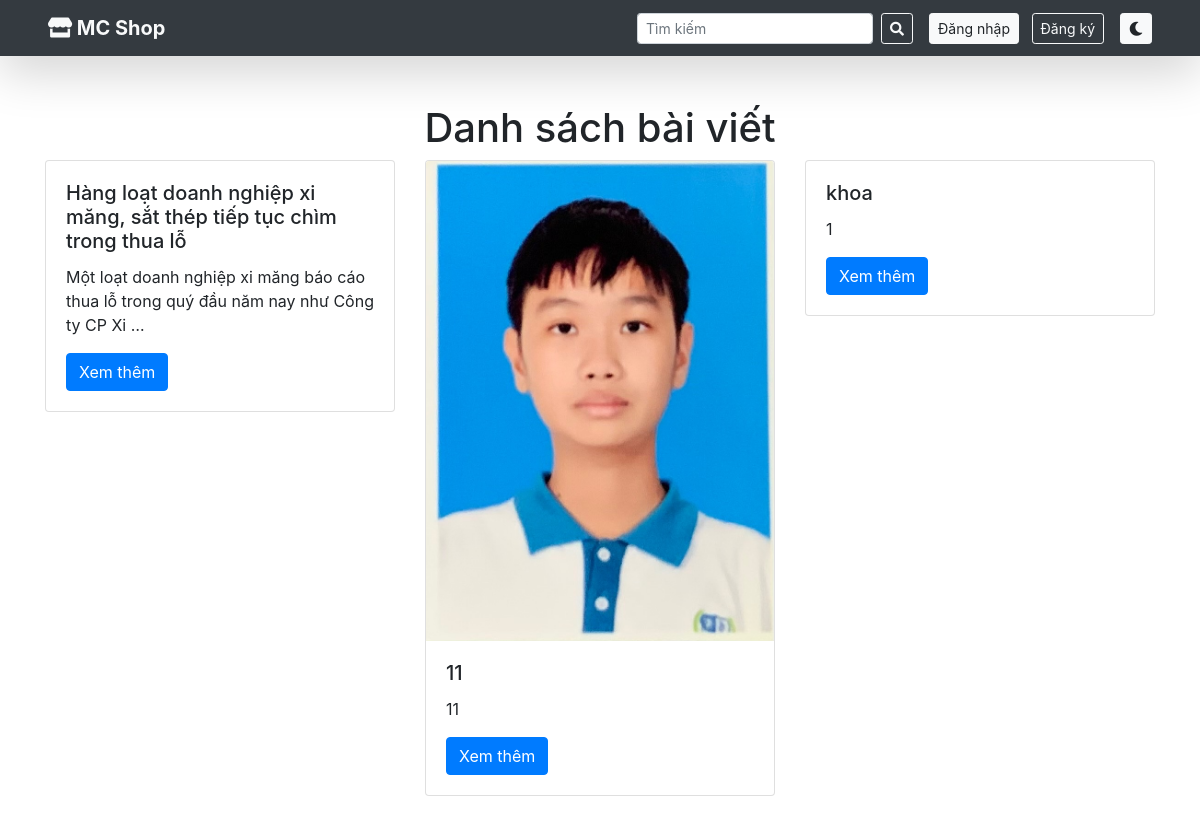
The page / on the database its author committed.
### home/models.py (models this page shows, shortened)
class Post(models.Model):
    title = models.CharField(max_length=200)
    author = models.ForeignKey(User, on_delete=models.CASCADE)
    content = models.TextField()
    tags = models.CharField(max_length=100, blank=True)
    img = models.ImageField(upload_to='post_images/', blank=True, null=True)
    created_at = models.DateTimeField(auto_now_add=True)
    updated_at = models.DateTimeField(auto_now=True)
    price = models.DecimalField(max_digits=10, decimal_places=2, default=0.00)
    stock = models.PositiveIntegerField(default=0)
    is_available = models.BooleanField(default=True)
    likes = models.PositiveIntegerField(default=0)
    views = models.PositiveIntegerField(default=0)
    dislikes = models.ManyToManyField(User, related_name='disliked_posts', blank=True)
    title = models.CharField(max_length=200)
    author = models.ForeignKey(User, on_delete=models.CASCADE)
    content = models.TextField()
    tags = models.CharField(max_length=100, blank=True)
    img = models.ImageField(upload_to='post_images/', blank=True, null=True)
    created_at = models.DateTimeField(auto_now_add=True)
    updated_at = models.DateTimeField(auto_now=True)
    price = models.DecimalField(max_digits=10, decimal_places=2, default=0.00)
    stock = models.PositiveIntegerField(default=0)  # Số lượng hàng tồn
    is_available = models.BooleanField(default=True)
    likes = models.PositiveIntegerField(default=0)
    views = models.PositiveIntegerField(default=0)

### home/views.py (the view)
# urls.py: 2. Add a URL to urlpatterns:  path('', views.home, name='home')
def home(request):
    posts = Post.objects.all().order_by('-created_at')  # Lấy bài viết mới nhất
    return render(request, 'index.html', {'posts': posts})

### home/templates/index.html (shortened to what this page needs)
{% load static %}
<!DOCTYPE html>
<html lang="en">
<head>
    <link href="{% static 'style.css' %}" rel="stylesheet">
    <link href="https://stackpath.bootstrapcdn.com/bootstrap/4.5.2/css/bootstrap.min.css" rel="stylesheet">
    <link href="https://cdnjs.cloudflare.com/ajax/libs/font-awesome/5.15.4/css/all.min.css" rel="stylesheet">
</head>
<body>
        {% include 'navbar.html' %}
        {% include 'product.html' %}
</body>
</html>

### home/templates/product.html
<div class="container mt-5">
    <h1 class="text-center">Danh sách bài viết</h1>
    <div class="row">
        {% for post in posts %}
            <div class="col-md-4 mb-4">
                <div class="card">
                    {% if post.img %}
                        <img src="{{ post.img.url }}" class="card-img-top" alt="{{ post.title }}">
                    {% endif %}
                    <div class="card-body">
                        <h5 class="card-title">{{ post.title }}</h5>
                        <p class="card-text">{{ post.content|truncatewords:20 }}</p>
                        <a href="{% url 'product_detail' post.id %}" class="btn btn-primary">Xem thêm</a>
                    </div>
                </div>
            </div>
        {% endfor %}
    </div>
</div>

### rows shown on the page
Post: title "Hàng loạt doanh nghiệp xi măng, sắt thép tiếp tục chìm trong thua lỗ", content "Một loạt doanh nghiệp xi măng báo cáo thua lỗ trong quý đầu năm nay như Công ty CP Xi …"
Post: img (picture), title "11", content "11"
Post: title "khoa", content "1"
